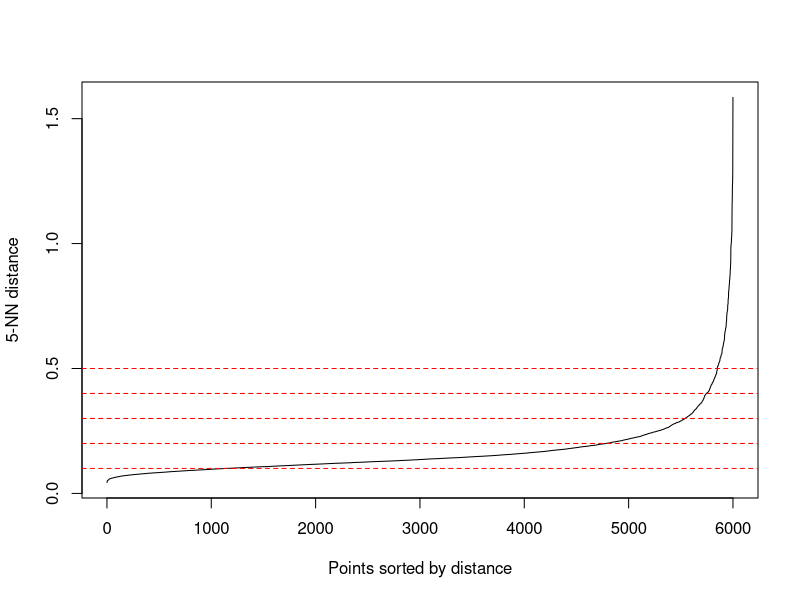
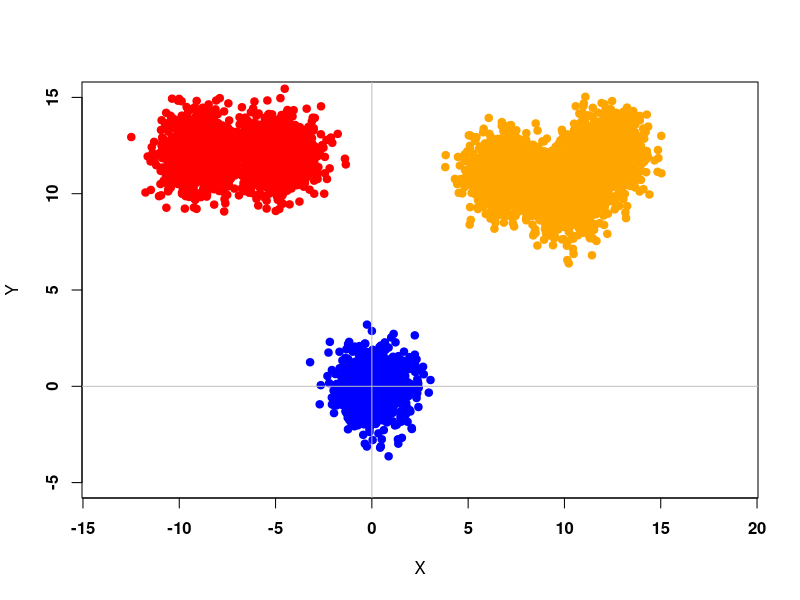

Recreate these plots in R, in order. (Note: this script raises an error after producing the figures.)
# Test

library(readr)
library(tidyverse)
library(dbscan)

###################################################################################
# Plot some data for C++ project

library(MASS)

S <- matrix(c(1,0,0,1),2,2)
mt1 <- c(0,0)
mt2 <- c(10,10)
mt3 <- c(12,12)
mt4 <- c(7, 11)
mt5 <- c(-5, 12)
mt6 <- c(-9, 12)

n1 <- 1000
n2 <- 1000
n3 <- 1000
n4 <- 1000
n5 <- 1000
n6 <- 1000
n <- n1 + n2 + n3 + n4 + n5 + n6

X1 <- mvrnorm(n1, mt1, S)
X2 <- mvrnorm(n2, mt2, S)
X3 <- mvrnorm(n3, mt3, S)
X4 <- mvrnorm(n4, mt4, S)
X5 <- mvrnorm(n5, mt5, S)
X6 <- mvrnorm(n6, mt6, S)


DATA_Cpp <- rbind(X1, X2, X3, X4, X5, X6)
kNN1 <- kNNdistplot(DATA_Cpp, k = 5)
abline(h=.1, col = "red", lty=2)
abline(h=.2, col = "red", lty=2)
abline(h=.3, col = "red", lty=2)
abline(h=.4, col = "red", lty=2)
abline(h=.5, col = "red", lty=2)

# Write to CSV
write.csv(DATA_Cpp, "DataCpp-2D-6000.csv")


plot(X1, ylim = c(-5,15), xlim = c(-10,15), pch = 19, col = "blue", xlab = "X", ylab = "Y", font = 2, asp = 1)
abline(v = 0, h = 0, col = "gray")
points(X2, pch = 19, col = "orange")
points(X3, pch = 19, col = "orange")
points(X4, pch = 19, col = "orange")
points(X5, pch = 19, col = "red")
points(X6, pch = 19, col = "red")

### Visualization
Data_Cluster <- as.data.frame(read.table("Clustered_1.csv", header=FALSE,sep=","))
Data_Cluster <- as.data.frame(read.table("Clustered_Test.csv", header=FALSE,sep=","))

Data_Cluster <- as.data.frame(read.table("Clustered-2D-2000-Eps-0-3_N-5_Rand-0-2.csv", header=FALSE,sep=","))
Data_Cluster <- as.data.frame(read.table("Data_Clustered_S.csv", header=FALSE,sep=","))
Data_Cluster <- as.data.frame(read.table("DataCpp.csv", header=FALSE,sep=","))
#Data_Cluster <- as.data.frame(read.table("D:/Programming/Data-Mining-EiTI---DBSCAN-VP-TREE-C-/Data_Cluster.csv", header=FALSE,sep=","))

cluster <- as.factor(Data_Cluster[,3])
cluster2 <- as.factor(Data_Cluster[,4])
cluster3 <- as.factor(Data_Cluster[,5])

for (x in c(1:length(Data_Cluster[,3]))) {
  if(Data_Cluster[x,3] != Data_Cluster[x,4] || Data_Cluster[x,4] != Data_Cluster[x,5] || Data_Cluster[x,3] != Data_Cluster[x,5]){
    cat(Data_Cluster[x,3], " | ", Data_Cluster[x,4], " | ", Data_Cluster[x,5], "\n")
  }
}


library(ggplot2)
library(ggforce)
#sp <- ggplot(Data_Cluster[,1:2], aes(x=V1, y=V2, colour = cluster, size = cluster)) + geom_point() + geom_point(size = 50, pch = 1) + coord_cartesian(xlim =c(-1, 8), ylim = c(-1, 8))

sp <- ggplot(Data_Cluster[,1:2], aes(x=V1, y=V2, colour = cluster3)) + geom_point() + scale_x_continuous() + scale_y_continuous() #+ theme(aspect.ratio = 1)
sp <- sp + coord_fixed(ratio = 1)
sp <- sp + geom_point(size=10, pch=1) #+ coord_cartesian(xlim = c(0,4), ylim = c(0,4))
#sp <- sp + geom_point(aes(x=Data_Cluster[63,1], y=Data_Cluster[63,2], colour = 'black'))
show(sp)

P_tab = c(0,2,10,15,16,18,19,22,23,24,30,34,45,59,61,63,64,79,86,94,97,100,102,107)
for (zz in 1:length(P_tab)){
  kappa = P_tab[zz]
  sp <- sp + geom_point(aes(x=Data_Cluster[P_tab[zz],1], y=Data_Cluster[P_tab[zz],2], colour = 'yellow'))
  sp <- sp + geom_point(size=10, pch=1)
}


x <- c(0,1,5)
y <- c(0,1,3)
kappa <- as.data.frame(x)
kappa <- cbind(kappa,y)
sp1 <- ggplot(kappa, aes(x=x, y=y)) + geom_point() + coord_fixed(ratio = 1) + geom_circle(aes(x0=x, y0=y, r= 10), data= kappa)
show(sp1)

  # cols <- c((-1)='red',1='blue',2='green',3='yellow');
# plot(Data_Cluster[,1:2], xlim=c(0,8), ylim=c(0,8),col=cols[Data_Cluster[3]])
#show(3^10)


# 
# forestfires <- read_csv("forestfires.csv")
# View(forestfires)
# 
# 
# #forestfires$ISI <- forestfires$ISI[which.max(forestfires$ISI < 30.0)]
# plot(forestfires$ISI, forestfires$temp, xlim=c(0,26))

# Live <- read_csv("Live.csv")
# View(Live)
# plot(Live$num_comments, Live$num_likes)


# ### Cambridge data
# Cambridge_Crime_Data_2009_2016 <- read_csv("Cambridge Crime Data 2009-2016.csv")
# #View(Cambridge_Crime_Data_2009_2016)
# 
# Cambridge_Crime_Data_2009_2016$Crime <- as.numeric(factor(Cambridge_Crime_Data_2009_2016$Crime))
# Cambridge_Crime_Data_2009_2016$`Crime Date Time` <- as.numeric(factor(Cambridge_Crime_Data_2009_2016$`Crime Date Time`))
# plot(Cambridge_Crime_Data_2009_2016$Crime, Cambridge_Crime_Data_2009_2016$`Crime Date Time`)
# 

# ## Example 1: use dbscan on the iris data set
# data(iris)
# iris <- as.matrix(iris[,1:4])
# ## find suitable eps parameter using a k-NN plot for k = dim + 1
# ## Look for the knee!
# kNNdistplot(iris, k = 5)
# abline(h=.5, col = "red", lty=2)
# res <- dbscan(iris, eps = .5, minPts = 5)
# show(res)
# 
# plot(iris[,1], iris[,3])


#############################################################################################################################################################
### TRZEBA w C++ :
### 1) wyswietlic przypisywanie klastrow punktow dla DataCpp z 120 pkt
### 2) wyswietlic cale drzewo zeby zobaczyc listy + ewentualnie stworzyc mape drzewa w R (zarys okregow - mediany)


library(tidyverse)
library(MASS)
library(ggplot2)
library(ggforce)
library(dbscan)

### --- RYSOWANIE ODPOWIEDNIEJ WIELKOSCI OKREGOW --- ###
gg_circle <- function(r, xc, yc, color="black", fill=NA, ...) {
  x <- xc + r*cos(seq(0, pi, length.out=100))
  ymax <- yc + r*sin(seq(0, pi, length.out=100))
  ymin <- yc + r*sin(seq(0, -pi, length.out=100))
  annotate("ribbon", x=x, ymin=ymin, ymax=ymax, color=color, fill=fill, ...)
}


### --- Funkcja z biblioteki DBSCAN --- ###
rr = 0.5
NN = 10
# Data <- as.data.frame(read.table("Data_Clustered_4000_0-1-v2.csv", header=FALSE,sep=","))
Data <- as.data.frame(read.table("Data_Clustere_4000_0-5_10_0-1.csv", header=FALSE,sep=","))
dbsca <- dbscan(Data[,1:2], rr, NN, borderPoints = TRUE)
colur <- as.factor(dbsca[["cluster"]])

jpeg("R-DBSCAN.jpg", width = 2000, height = 2000, quality = 100)
sp <- ggplot(Data[,1:2], aes(x=Data[,1], y=Data[,2], colour = colur)) + geom_point() + scale_x_continuous() + scale_y_continuous() #+ theme(aspect.ratio = 1)
sp <- sp + coord_fixed(ratio = 1)
sp <- sp + geom_point(size=10, pch=1) #+ coord_cartesian(xlim = c(0,4), ylim = c(0,4))
#sp <- sp + geom_point(aes(x=Data_Cluster[63,1], y=Data_Cluster[63,2], colour = 'black'))
show(sp)
dev.off()

jpeg("R-DBSCAN-GG.jpg", width = 2000, height = 2000, quality = 100)
square <- ggplot(Data[,1:2], aes(x=c(min(Data[,1]):max(Data[,1])), y=min(Data[,2]):max(Data[,2])))
for(x in 1:length(Data[,1])){
  square <- square + gg_circle(r=rr, xc=Data[x,1], yc=Data[x,2], color=colur[x], alpha=0.2)
}
show(square)
dev.off()


### --- Dane z C++ --- ###
# Data_Cluster <- as.data.frame(read.table("Data_Clustered_4000.csv", header=FALSE,sep=","))
Data_Cluster <- Data
cluster <- as.factor(Data_Cluster[,3])

jpeg("Cpp-DBSCAN.jpg", width = 2000, height = 2000, quality = 100)
sp <- ggplot(Data_Cluster[,1:2], aes(x=V1, y=V2, colour = cluster)) + geom_point() + scale_x_continuous() + scale_y_continuous() #+ theme(aspect.ratio = 1)
sp <- sp + coord_fixed(ratio = 1)
sp <- sp + geom_point(size=10, pch=1) #+ coord_cartesian(xlim = c(0,4), ylim = c(0,4))
#sp <- sp + geom_point(aes(x=Data_Cluster[63,1], y=Data_Cluster[63,2], colour = 'black'))
show(sp)
dev.off()

jpeg("Cpp-DBSCAN-GG.jpg", width = 2000, height = 2000, quality = 100)
square <- ggplot(Data[,1:2], aes(x=c(min(Data[,1]):max(Data[,1])), y=min(Data[,2]):max(Data[,2])))
for(x in 1:length(Data[,1])){
  square <- square + gg_circle(r=rr, xc=Data[x,1], yc=Data[x,2], color=cluster[x], alpha=0.2)
}
show(square)
dev.off()

### --- Dane z C++ --> VP-TREE v1 --- ###
# Data_Cluster <- as.data.frame(read.table("Data_Clustered_20000.csv", header=FALSE,sep=","))
cluster <- as.factor(Data_Cluster[,4])

jpeg("Cpp-DBSCAN-VP-v1.jpg", width = 2000, height = 2000, quality = 100)
sp <- ggplot(Data_Cluster[,1:2], aes(x=V1, y=V2, colour = cluster)) + geom_point() + scale_x_continuous() + scale_y_continuous() #+ theme(aspect.ratio = 1)
sp <- sp + coord_fixed(ratio = 1)
sp <- sp + geom_point(size=10, pch=1) #+ coord_cartesian(xlim = c(0,4), ylim = c(0,4))
#sp <- sp + geom_point(aes(x=Data_Cluster[63,1], y=Data_Cluster[63,2], colour = 'black'))
show(sp)
dev.off()

jpeg("Cpp-DBSCAN-VP-v1-GG.jpg", width = 2000, height = 2000, quality = 100)
square <- ggplot(Data[,1:2], aes(x=c(min(Data[,1]):max(Data[,1])), y=min(Data[,2]):max(Data[,2])))
for(x in 1:length(Data[,1])){
  square <- square + gg_circle(r=rr, xc=Data[x,1], yc=Data[x,2], color=cluster[x], alpha=0.2)
}
show(square)
dev.off()

### --- Dane z C++ --> VP-TREE v2 --- ###
# Data_Cluster <- as.data.frame(read.table("Data_Clustered_20000.csv", header=FALSE,sep=","))
cluster <- as.factor(Data_Cluster[,5])

jpeg("Cpp-DBSCAN-VP-v2.jpg", width = 2000, height = 2000, quality = 100)
sp <- ggplot(Data_Cluster[,1:2], aes(x=V1, y=V2, colour = cluster)) + geom_point() + scale_x_continuous() + scale_y_continuous() #+ theme(aspect.ratio = 1)
sp <- sp + coord_fixed(ratio = 1)
sp <- sp + geom_point(size=10, pch=1) #+ coord_cartesian(xlim = c(0,4), ylim = c(0,4))
#sp <- sp + geom_point(aes(x=Data_Cluster[63,1], y=Data_Cluster[63,2], colour = 'black'))
show(sp)
dev.off()

jpeg("Cpp-DBSCAN-VP-v2-GG.jpg", width = 2000, height = 2000, quality = 100)
square <- ggplot(Data[,1:2], aes(x=c(min(Data[,1]):max(Data[,1])), y=min(Data[,2]):max(Data[,2])))
for(x in 1:length(Data[,1])){
  square <- square + gg_circle(r=rr, xc=Data[x,1], yc=Data[x,2], color=cluster[x], alpha=0.2)
}
show(square)
dev.off()

table(colur)
table(Data_Cluster[,3])
table(Data_Cluster[,4])
table(Data_Cluster[,5])


Data[Data[,4] == 5,]


##############################################################################################
### Badanie Drzewa z C++
library(tidyverse)
library(MASS)
# library(ggplot2)
library(ggforce)
library(dbscan)
library(igraph)
library(cowplot)

Data120 <- as.data.frame(read.table("Data_Clustered_120_0-5_5_0-1.csv", header=FALSE,sep=","))
Data120 <- as.data.frame(read.table("Data_Clustered_4000_0-5_10_0-1.csv", header=FALSE,sep=","))

Tree1 <- as.data.frame(read.table("Tree1_120.csv", header=TRUE ,sep=","))
Tree2 <- as.data.frame(read.table("Tree2_120.csv", header=TRUE ,sep=","))

Tree1 <- as.data.frame(read.table("Tree1_4000_0-5_10_0-1.csv", header=TRUE ,sep=","))
Tree2 <- as.data.frame(read.table("Tree2_4000_0-5_10_0-1.csv", header=TRUE ,sep=","))

dat <- data.frame(parent=Tree1$ID_Parent, 
                  node=Tree1$ID, 
                  # text=as.character(Tree1$VP.Index))
                  text=as.character(Tree1$L_kid_N+Tree1$R_kid_N))
g <- graph.data.frame(dat)
lay = layout.reingold.tilford(g)
par(mar=rep(0,4), mfrow=c(1,2))
plot(g, layout=lay)

### --- TEST --- ###
Cole <- c("red", "green", "blue", "violet", "gold")

cluster <- as.factor(Data120[,4])
square <- ggplot(Data120[,1:2], aes(x=V1, y=V2, colour= cluster)) + geom_point()
for(x in 1:length(Data120[,1])){
  square <- square + gg_circle(r=Tree1$Mediana[Tree1$VP.Index==x], xc=Data120[x,1], yc=Data120[x,2], color=, alpha=0.2)
  square <- square + gg_circle(r=0.5, xc=Data120[x,1], yc=Data120[x,2], color=Cole[cluster[x]], alpha=0.2)
}
show(square)
ggsave("CPP-DBSCAN-VP_TREE-v1-GG.png", plot = square, device = "png",
       limitsize = FALSE)
print("Rysunek Tree v1 - DONE")

### --- TEST --- ###

cluster <- as.factor(Data120[,5])
jpeg("Cpp-DBSCAN-VP_TREE-v2-GG.jpg", width = 2000, height = 2000, quality = 100)
square <- ggplot(Data120[,1:2], aes(x=V1, y=V2, colour= cluster)) + geom_point()
for(x in 1:length(Data120[,1])){
  square <- square + gg_circle(r=Tree1$Mediana[Tree2$VP.Index==x], xc=Data120[x,1], yc=Data120[x,2], color=, alpha=0.2)
}
for(x in 1:length(Data120[,1])){
  square <- square + gg_circle(r=0.5, xc=Data120[x,1], yc=Data120[x,2], color=Cole[cluster[x]], alpha=0.2)
}
show(square)
dev.off()
print("Rysunek Tree v2 - DONE")

Data_Cluster <- Data120

### --- Dane z C++ --- ###
# Data_Cluster <- as.data.frame(read.table("Data_Clustered_4000.csv", header=FALSE,sep=","))
# Data_Cluster <- Data
cluster <- as.factor(Data_Cluster[,3])

square <- ggplot(Data[,1:2], aes(x=c(min(Data[,1]):max(Data[,1])), y=min(Data[,2]):max(Data[,2])))
for(x in 1:length(Data[,1])){
  square <- square + gg_circle(r=rr, xc=Data[x,1], yc=Data[x,2], color=cluster[x], alpha=0.2)
}
show(square)

### --- Dane z C++ --> VP-TREE v1 --- ###
# Data_Cluster <- as.data.frame(read.table("Data_Clustered_20000.csv", header=FALSE,sep=","))
cluster <- as.factor(Data_Cluster[,4])
square <- ggplot(Data[,1:2], aes(x=c(min(Data[,1]):max(Data[,1])), y=min(Data[,2]):max(Data[,2])))
for(x in 1:length(Data[,1])){
  square <- square + gg_circle(r=rr, xc=Data[x,1], yc=Data[x,2], color=cluster[x], alpha=0.2)
}
show(square)

### --- Dane z C++ --> VP-TREE v2 --- ###
# Data_Cluster <- as.data.frame(read.table("Data_Clustered_20000.csv", header=FALSE,sep=","))
cluster <- as.factor(Data_Cluster[,5])

square <- ggplot(Data[,1:2], aes(x=c(min(Data[,1]):max(Data[,1])), y=min(Data[,2]):max(Data[,2])))
for(x in 1:length(Data[,1])){
  square <- square + gg_circle(r=rr, xc=Data[x,1], yc=Data[x,2], color=cluster[x], alpha=0.2)
}
show(square)

table(colur)
table(Data_Cluster[,3])
table(Data_Cluster[,4])
table(Data_Cluster[,5])


# actors <- data.frame(name=c("Alice", "Bob", "Cecil", "David",
#                             "Esmeralda"),
#                      age=c(48,33,45,34,21),
#                      gender=c("F","M","F","M","F"))
# relations <- data.frame(from=c("Bob", "Cecil", "Cecil", "David",
#                                "David", "Esmeralda"),
#                         to=c("Alice", "Bob", "Alice", "Alice", "Bob", "Alice"),
#                         same.dept=c(FALSE,FALSE,TRUE,FALSE,FALSE,TRUE),
#                         friendship=c(4,5,5,2,1,1), advice=c(4,5,5,4,2,3))
# g <- graph_from_data_frame(relations, directed=TRUE, vertices=actors)
# print(g, e=TRUE, v=TRUE)
# plot(g)


# X <- seq(0.1,2, by=0.1)
# Y <- seq(0.1,1.05, by=0.05)
# R <- seq(0.1,2, by=0.1)
# X <- cbind(X, Y)
# X <- cbind(X, R)
# X <- as.data.frame(X)
#
gg_circle <- function(r, xc, yc, color="black", fill=NA, ...) {
  x <- xc + r*cos(seq(0, pi, length.out=100))
  ymax <- yc + r*sin(seq(0, pi, length.out=100))
  ymin <- yc + r*sin(seq(0, -pi, length.out=100))
  annotate("ribbon", x=x, ymin=ymin, ymax=ymax, color=color, fill=fill, ...)
}
# 
# square <- ggplot(X, aes(x=c(min(X):max(X)), y=min(Y):max(Y)))
# for(x in 1:length(X$X)){
#     square <- square + gg_circle(r=X$R[x], xc=X$X[x], yc=X$Y[x], color="blue", fill="red", alpha=0.2)
# }
# show(square)
